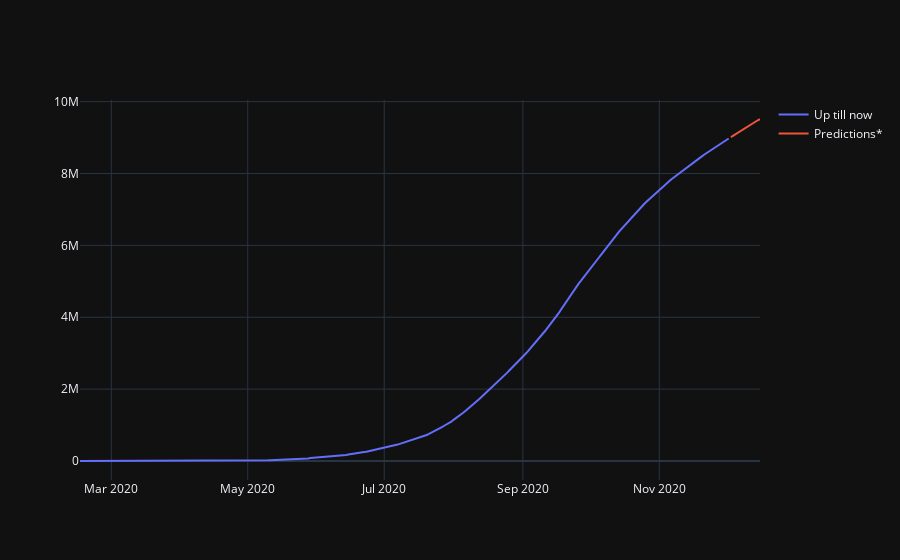

Here is the notebook cell this chart was saved with:
### Code cell
single_test("India","recovered")

### Figure 1 — Plotly figure (JSON) as saved in the notebook; plotly's stock layout.template omitted (floating-point values rounded to 4 significant figures; data arrays with more than 128 entries replaced by an {"elided": "..."} marker saying what was removed)
{"data": [{"mode": "lines", "name": "Up till now", "type": "scatter", "x": {"elided": "291 str values"}, "y": {"elided": "291 int values"}}, {"mode": "lines", "name": "Predictions*", "type": "scatter", "x": ["2020-12-03T00:00:00", "2020-12-04T00:00:00", "2020-12-05T00:00:00", "2020-12-06T00:00:00", "2020-12-07T00:00:00", "2020-12-08T00:00:00", "2020-12-09T00:00:00", "2020-12-10T00:00:00", "2020-12-11T00:00:00", "2020-12-12T00:00:00", "2020-12-13T00:00:00", "2020-12-14T00:00:00", "2020-12-15T00:00:00", "2020-12-16T00:00:00"], "y": [9014047, 9054907, 9095291, 9135658, 9175854, 9216470, 9255692, 9295236, 9333591, 9371599, 9408896, 9445212, 9481388, 9516759]}], "layout": {}}
